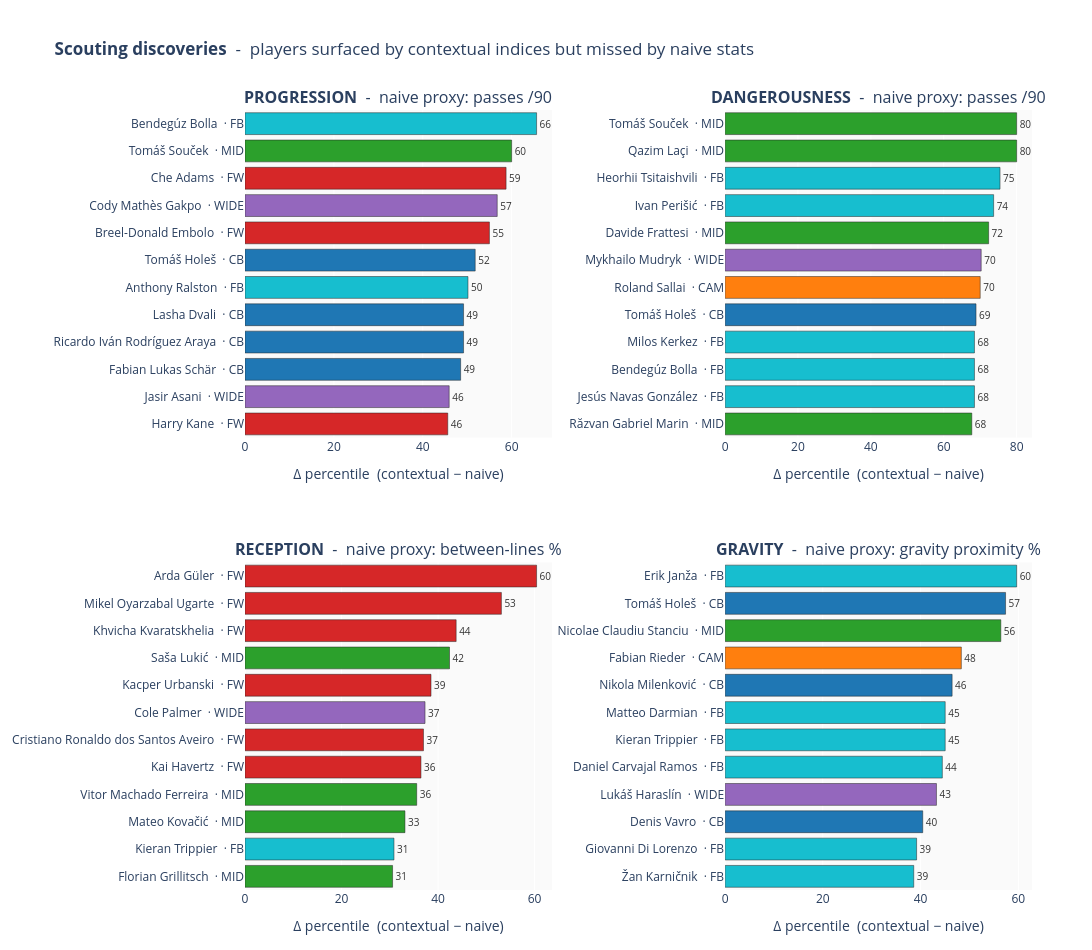
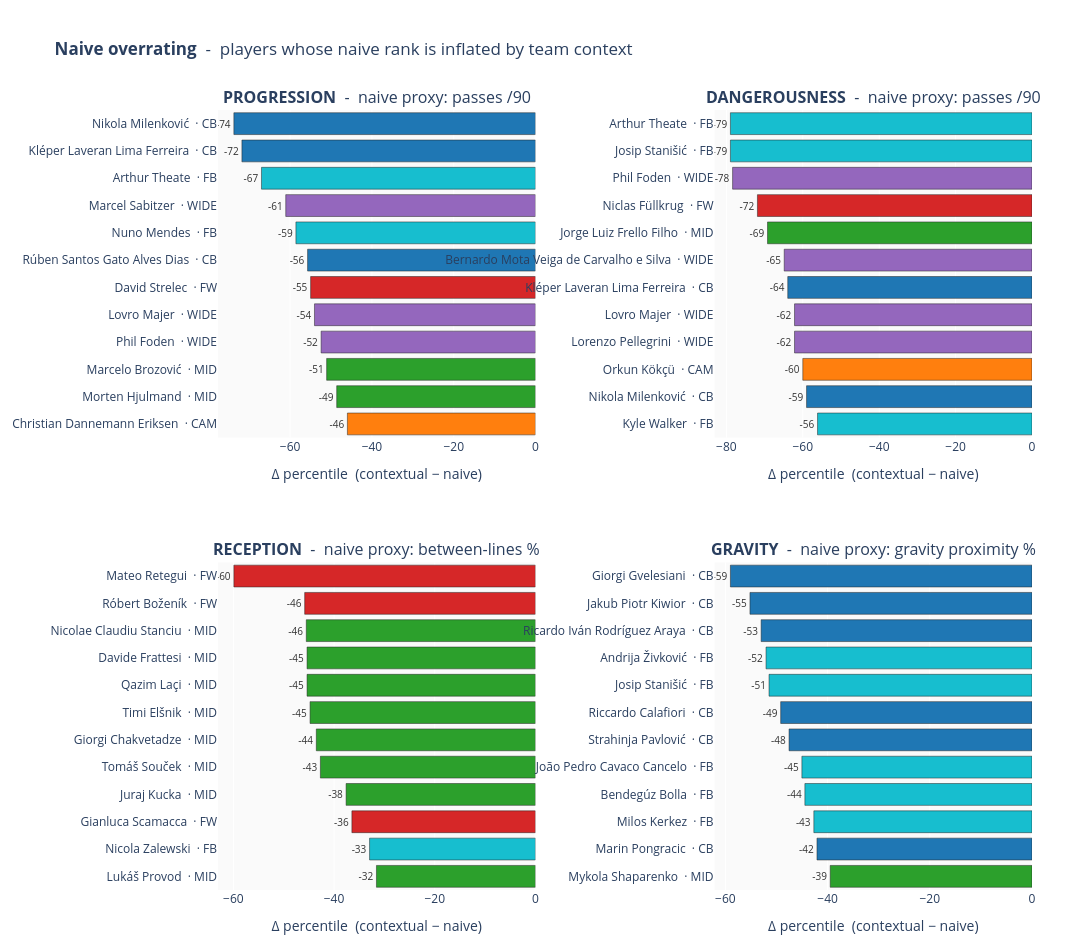

Notebook cell for these charts, in order:
### Code cell
from src.validation import scouting_discoveries
scouting_discoveries(df, pct)

### Figure 1 — Plotly figure (JSON) as saved in the notebook; plotly's stock layout.template omitted (floating-point values rounded to 4 significant figures)
{"data": [{"customdata": [["England", 70.6, 25], ["Albania", 48.6, 2.7], ["Switzerland", 86.2, 37.7], ["Switzerland", 83.6, 34.4], ["Georgia", 65.6, 16.4], ["Scotland", 64.2, 14], ["Czech Republic", 73.1, 21.3], ["Switzerland", 73.8, 18.8], ["Netherlands", 67.6, 10.8], ["Scotland", 71.2, 12.5], ["Czech Republic", 63.1, 3.1], ["Hungary", 72.6, 7]], "hovertemplate": "<b>%{y}</b><br>Team: %{customdata[0]}<br>Contextual idx: %{customdata[1]}<br>Naive pct: %{customdata[2]}<br>Δ: %{x:.1f}<extra></extra>", "marker": {"color": ["#d62728", "#9467bd", "#1f77b4", "#1f77b4", "#1f77b4", "#17becf", "#1f77b4", "#d62728", "#9467bd", "#d62728", "#2ca02c", "#17becf"], "line": {"color": "#222", "width": 0.5}}, "orientation": "h", "showlegend": false, "text": [46.0, 46.0, 49.0, 49.0, 49.0, 50.0, 52.0, 55.0, 57.0, 59.0, 60.0, 66.0], "textfont": {"color": "#333", "size": 10}, "textposition": "outside", "type": "bar", "x": [45.62, 45.95, 48.52, 49.18, 49.18, 50.18, 51.8, 55.0, 56.76, 58.75, 60.0, 65.61], "xaxis": "x", "y": ["Harry Kane  · FW", "Jasir Asani  · WIDE", "Fabian Lukas Schär  · CB", "Ricardo Iván Rodríguez Araya  · CB", "Lasha Dvali  · CB", "Anthony Ralston  · FB", "Tomáš Holeš  · CB", "Breel-Donald Embolo  · FW", "Cody Mathès Gakpo  · WIDE", "Che Adams  · FW", "Tomáš Souček  · MID", "Bendegúz Bolla  · FB"], "yaxis": "y"}, {"customdata": [["Romania", 69.2, 1.5], ["Spain", 98.2, 29.8], ["Hungary", 75.4, 7], ["Hungary", 78.9, 10.5], ["Czech Republic", 90.2, 21.3], ["Hungary", 90, 20], ["Ukraine", 94.6, 24.3], ["Italy", 80, 7.7], ["Croatia", 100, 26.3], ["Georgia", 91.2, 15.8], ["Albania", 84.6, 4.6], ["Czech Republic", 83.1, 3.1]], "hovertemplate": "<b>%{y}</b><br>Team: %{customdata[0]}<br>Contextual idx: %{customdata[1]}<br>Naive pct: %{customdata[2]}<br>Δ: %{x:.1f}<extra></extra>", "marker": {"color": ["#2ca02c", "#17becf", "#17becf", "#17becf", "#1f77b4", "#ff7f0e", "#9467bd", "#2ca02c", "#17becf", "#17becf", "#2ca02c", "#2ca02c"], "line": {"color": "#222", "width": 0.5}}, "orientation": "h", "showlegend": false, "text": [68.0, 68.0, 68.0, 68.0, 69.0, 70.0, 70.0, 72.0, 74.0, 75.0, 80.0, 80.0], "textfont": {"color": "#333", "size": 10}, "textposition": "outside", "type": "bar", "x": [67.69, 68.42, 68.42, 68.42, 68.85, 70.0, 70.27, 72.31, 73.68, 75.44, 80.0, 80.0], "xaxis": "x2", "y": ["Răzvan Gabriel Marin  · MID", "Jesús Navas González  · FB", "Bendegúz Bolla  · FB", "Milos Kerkez  · FB", "Tomáš Holeš  · CB", "Roland Sallai  · CAM", "Mykhailo Mudryk  · WIDE", "Davide Frattesi  · MID", "Ivan Perišić  · FB", "Heorhii Tsitaishvili  · FB", "Qazim Laçi  · MID", "Tomáš Souček  · MID"], "yaxis": "y2"}, {"customdata": [["Austria", 62.9, 32.3], ["England", 44.9, 14], ["Croatia", 54.7, 21.5], ["Portugal", 49.4, 13.8], ["Germany", 49, 12.5], ["Portugal", 52.6, 15.6], ["England", 64.3, 27], ["Poland", 76, 37.5], ["Serbia", 60.8, 18.5], ["Georgia", 50, 6.2], ["Spain", 62.5, 9.4], ["Turkey", 63.5, 3.1]], "hovertemplate": "<b>%{y}</b><br>Team: %{customdata[0]}<br>Contextual idx: %{customdata[1]}<br>Naive pct: %{customdata[2]}<br>Δ: %{x:.1f}<extra></extra>", "marker": {"color": ["#2ca02c", "#17becf", "#2ca02c", "#2ca02c", "#d62728", "#d62728", "#9467bd", "#d62728", "#2ca02c", "#d62728", "#d62728", "#d62728"], "line": {"color": "#222", "width": 0.5}}, "orientation": "h", "showlegend": false, "text": [31.0, 31.0, 33.0, 36.0, 36.0, 37.0, 37.0, 39.0, 42.0, 44.0, 53.0, 60.0], "textfont": {"color": "#333", "size": 10}, "textposition": "outside", "type": "bar", "x": [30.58, 30.87, 33.14, 35.58, 36.46, 36.98, 37.3, 38.54, 42.37, 43.75, 53.12, 60.42], "xaxis": "x3", "y": ["Florian Grillitsch  · MID", "Kieran Trippier  · FB", "Mateo Kovačić  · MID", "Vitor Machado Ferreira  · MID", "Kai Havertz  · FW", "Cristiano Ronaldo dos Santos Aveiro  · FW", "Cole Palmer  · WIDE", "Kacper Urbanski  · FW", "Saša Lukić  · MID", "Khvicha Kvaratskhelia  · FW", "Mikel Oyarzabal Ugarte  · FW", "Arda Güler  · FW"], "yaxis": "y3"}, {"customdata": [["Slovenia", 47.4, 8.8], ["Italy", 46.2, 7], ["Slovakia", 58.5, 18], ["Slovakia", 51.4, 8.1], ["Spain", 69, 24.6], ["England", 60.8, 15.8], ["Italy", 64.3, 19.3], ["Serbia", 67.8, 21.3], ["Switzerland", 68.3, 20], ["Romania", 62.6, 6.2], ["Czech Republic", 62.3, 4.9], ["Slovenia", 61.4, 1.8]], "hovertemplate": "<b>%{y}</b><br>Team: %{customdata[0]}<br>Contextual idx: %{customdata[1]}<br>Naive pct: %{customdata[2]}<br>Δ: %{x:.1f}<extra></extra>", "marker": {"color": ["#17becf", "#17becf", "#1f77b4", "#9467bd", "#17becf", "#17becf", "#17becf", "#1f77b4", "#ff7f0e", "#2ca02c", "#1f77b4", "#17becf"], "line": {"color": "#222", "width": 0.5}}, "orientation": "h", "showlegend": false, "text": [39.0, 39.0, 40.0, 43.0, 44.0, 45.0, 45.0, 46.0, 48.0, 56.0, 57.0, 60.0], "textfont": {"color": "#333", "size": 10}, "textposition": "outside", "type": "bar", "x": [38.6, 39.18, 40.44, 43.24, 44.44, 45.03, 45.03, 46.45, 48.33, 56.41, 57.38, 59.65], "xaxis": "x4", "y": ["Žan Karničnik  · FB", "Giovanni Di Lorenzo  · FB", "Denis Vavro  · CB", "Lukáš Haraslín  · WIDE", "Daniel Carvajal Ramos  · FB", "Kieran Trippier  · FB", "Matteo Darmian  · FB", "Nikola Milenković  · CB", "Fabian Rieder  · CAM", "Nicolae Claudiu Stanciu  · MID", "Tomáš Holeš  · CB", "Erik Janža  · FB"], "yaxis": "y4"}], "layout": {"annotations": [{"font": {"size": 16}, "showarrow": false, "text": "<b>PROGRESSION</b>  -  naive proxy: passes /90", "x": 0.195, "xanchor": "center", "xref": "paper", "y": 1, "yanchor": "bottom", "yref": "paper"}, {"font": {"size": 16}, "showarrow": false, "text": "<b>DANGEROUSNESS</b>  -  naive proxy: passes /90", "x": 0.805, "xanchor": "center", "xref": "paper", "y": 1, "yanchor": "bottom", "yref": "paper"}, {"font": {"size": 16}, "showarrow": false, "text": "<b>RECEPTION</b>  -  naive proxy: between-lines %", "x": 0.195, "xanchor": "center", "xref": "paper", "y": 0.42, "yanchor": "bottom", "yref": "paper"}, {"font": {"size": 16}, "showarrow": false, "text": "<b>GRAVITY</b>  -  naive proxy: gravity proximity %", "x": 0.805, "xanchor": "center", "xref": "paper", "y": 0.42, "yanchor": "bottom", "yref": "paper"}], "height": 950, "margin": {"b": 60, "l": 80, "r": 60, "t": 110}, "plot_bgcolor": "#fafafa", "title": {"text": "<b>Scouting discoveries</b>  -  players surfaced by contextual indices but missed by naive stats"}, "width": 1300, "xaxis": {"anchor": "y", "domain": [0, 0.39], "title": {"text": "Δ percentile  (contextual − naive)"}}, "xaxis2": {"anchor": "y2", "domain": [0.61, 1], "title": {"text": "Δ percentile  (contextual − naive)"}}, "xaxis3": {"anchor": "y3", "domain": [0, 0.39], "title": {"text": "Δ percentile  (contextual − naive)"}}, "xaxis4": {"anchor": "y4", "domain": [0.61, 1], "title": {"text": "Δ percentile  (contextual − naive)"}}, "yaxis": {"anchor": "x", "automargin": true, "domain": [0.58, 1]}, "yaxis2": {"anchor": "x2", "automargin": true, "domain": [0.58, 1]}, "yaxis3": {"anchor": "x3", "automargin": true, "domain": [0, 0.42]}, "yaxis4": {"anchor": "x4", "automargin": true, "domain": [0, 0.42]}}}

### Figure 2 — Plotly figure (JSON) as saved in the notebook; plotly's stock layout.template omitted (floating-point values rounded to 4 significant figures)
{"data": [{"customdata": [["Denmark", 54, 100], ["Denmark", 45.2, 93.8], ["Croatia", 30.5, 81.5], ["England", 36.8, 89.2], ["Croatia", 43.2, 97.3], ["Slovakia", 16.9, 71.9], ["Portugal", 42.6, 98.4], ["Portugal", 39.6, 98.2], ["Austria", 11.9, 73], ["Belgium", 26, 93], ["Portugal", 28.2, 100], ["Serbia", 13.1, 86.9]], "hovertemplate": "<b>%{y}</b><br>Team: %{customdata[0]}<br>Contextual idx: %{customdata[1]}<br>Naive pct: %{customdata[2]}<br>Δ: %{x:.1f}<extra></extra>", "marker": {"color": ["#ff7f0e", "#2ca02c", "#2ca02c", "#9467bd", "#9467bd", "#d62728", "#1f77b4", "#17becf", "#9467bd", "#17becf", "#1f77b4", "#1f77b4"], "line": {"color": "#222", "width": 0.5}}, "orientation": "h", "showlegend": false, "text": [-46.0, -49.0, -51.0, -52.0, -54.0, -55.0, -56.0, -59.0, -61.0, -67.0, -72.0, -74.0], "textfont": {"color": "#333", "size": 10}, "textposition": "outside", "type": "bar", "x": [-46.0, -48.62, -51.08, -52.43, -54.05, -55.0, -55.74, -58.6, -61.08, -67.02, -71.8, -73.77], "xaxis": "x", "y": ["Christian Dannemann Eriksen  · CAM", "Morten Hjulmand  · MID", "Marcelo Brozović  · MID", "Phil Foden  · WIDE", "Lovro Majer  · WIDE", "David Strelec  · FW", "Rúben Santos Gato Alves Dias  · CB", "Nuno Mendes  · FB", "Marcel Sabitzer  · WIDE", "Arthur Theate  · FB", "Kléper Laveran Lima Ferreira  · CB", "Nikola Milenković  · CB"], "yaxis": "y"}, {"customdata": [["England", 38.6, 94.7], ["Serbia", 27.9, 86.9], ["Turkey", 15, 75], ["Italy", 16.2, 78.4], ["Croatia", 35.1, 97.3], ["Portugal", 36.1, 100], ["Portugal", 27, 91.9], ["Italy", 29.2, 98.5], ["Germany", 6.2, 78.1], ["England", 10.8, 89.2], ["Croatia", 8.8, 87.7], ["Belgium", 14, 93]], "hovertemplate": "<b>%{y}</b><br>Team: %{customdata[0]}<br>Contextual idx: %{customdata[1]}<br>Naive pct: %{customdata[2]}<br>Δ: %{x:.1f}<extra></extra>", "marker": {"color": ["#17becf", "#1f77b4", "#ff7f0e", "#9467bd", "#9467bd", "#1f77b4", "#9467bd", "#2ca02c", "#d62728", "#9467bd", "#17becf", "#17becf"], "line": {"color": "#222", "width": 0.5}}, "orientation": "h", "showlegend": false, "text": [-56.0, -59.0, -60.0, -62.0, -62.0, -64.0, -65.0, -69.0, -72.0, -78.0, -79.0, -79.0], "textfont": {"color": "#333", "size": 10}, "textposition": "outside", "type": "bar", "x": [-56.14, -59.02, -60.0, -62.16, -62.16, -63.93, -64.86, -69.23, -71.88, -78.38, -78.95, -78.95], "xaxis": "x2", "y": ["Kyle Walker  · FB", "Nikola Milenković  · CB", "Orkun Kökçü  · CAM", "Lorenzo Pellegrini  · WIDE", "Lovro Majer  · WIDE", "Kléper Laveran Lima Ferreira  · CB", "Bernardo Mota Veiga de Carvalho e Silva  · WIDE", "Jorge Luiz Frello Filho  · MID", "Niclas Füllkrug  · FW", "Phil Foden  · WIDE", "Josip Stanišić  · FB", "Arthur Theate  · FB"], "yaxis": "y2"}, {"customdata": [["Czech Republic", 56.9, 88.5], ["Poland", 50.4, 83.3], ["Italy", 60.4, 96.9], ["Slovakia", 60.9, 98.5], ["Czech Republic", 48.1, 90.8], ["Georgia", 42.6, 86.2], ["Slovenia", 38.3, 83.1], ["Albania", 54.6, 100], ["Italy", 50, 95.4], ["Romania", 28.3, 73.8], ["Slovakia", 41.7, 87.5], ["Italy", 40.1, 100]], "hovertemplate": "<b>%{y}</b><br>Team: %{customdata[0]}<br>Contextual idx: %{customdata[1]}<br>Naive pct: %{customdata[2]}<br>Δ: %{x:.1f}<extra></extra>", "marker": {"color": ["#2ca02c", "#17becf", "#d62728", "#2ca02c", "#2ca02c", "#2ca02c", "#2ca02c", "#2ca02c", "#2ca02c", "#2ca02c", "#d62728", "#d62728"], "line": {"color": "#222", "width": 0.5}}, "orientation": "h", "showlegend": false, "text": [-32.0, -33.0, -36.0, -38.0, -43.0, -44.0, -45.0, -45.0, -45.0, -46.0, -46.0, -60.0], "textfont": {"color": "#333", "size": 10}, "textposition": "outside", "type": "bar", "x": [-31.58, -32.95, -36.46, -37.61, -42.71, -43.53, -44.76, -45.36, -45.36, -45.51, -45.83, -59.9], "xaxis": "x3", "y": ["Lukáš Provod  · MID", "Nicola Zalewski  · FB", "Gianluca Scamacca  · FW", "Juraj Kucka  · MID", "Tomáš Souček  · MID", "Giorgi Chakvetadze  · MID", "Timi Elšnik  · MID", "Qazim Laçi  · MID", "Davide Frattesi  · MID", "Nicolae Claudiu Stanciu  · MID", "Róbert Boženík  · FW", "Mateo Retegui  · FW"], "yaxis": "y3"}, {"customdata": [["Ukraine", 43.6, 83.1], ["Croatia", 39.9, 82], ["Hungary", 45, 87.7], ["Hungary", 52, 96.5], ["Portugal", 48, 93], ["Serbia", 42.6, 90.2], ["Italy", 37.7, 86.9], ["Croatia", 32.7, 84.2], ["Serbia", 39.2, 91.2], ["Switzerland", 40.4, 93.4], ["Poland", 36.6, 91.8], ["Georgia", 39.3, 98.4]], "hovertemplate": "<b>%{y}</b><br>Team: %{customdata[0]}<br>Contextual idx: %{customdata[1]}<br>Naive pct: %{customdata[2]}<br>Δ: %{x:.1f}<extra></extra>", "marker": {"color": ["#2ca02c", "#1f77b4", "#17becf", "#17becf", "#17becf", "#1f77b4", "#1f77b4", "#17becf", "#17becf", "#1f77b4", "#1f77b4", "#1f77b4"], "line": {"color": "#222", "width": 0.5}}, "orientation": "h", "showlegend": false, "text": [-39.0, -42.0, -43.0, -44.0, -45.0, -48.0, -49.0, -51.0, -52.0, -53.0, -55.0, -59.0], "textfont": {"color": "#333", "size": 10}, "textposition": "outside", "type": "bar", "x": [-39.49, -42.08, -42.69, -44.44, -45.03, -47.54, -49.18, -51.46, -52.05, -53.01, -55.19, -59.02], "xaxis": "x4", "y": ["Mykola Shaparenko  · MID", "Marin Pongracic  · CB", "Milos Kerkez  · FB", "Bendegúz Bolla  · FB", "João Pedro Cavaco Cancelo  · FB", "Strahinja Pavlović  · CB", "Riccardo Calafiori  · CB", "Josip Stanišić  · FB", "Andrija Živković  · FB", "Ricardo Iván Rodríguez Araya  · CB", "Jakub Piotr Kiwior  · CB", "Giorgi Gvelesiani  · CB"], "yaxis": "y4"}], "layout": {"annotations": [{"font": {"size": 16}, "showarrow": false, "text": "<b>PROGRESSION</b>  -  naive proxy: passes /90", "x": 0.195, "xanchor": "center", "xref": "paper", "y": 1, "yanchor": "bottom", "yref": "paper"}, {"font": {"size": 16}, "showarrow": false, "text": "<b>DANGEROUSNESS</b>  -  naive proxy: passes /90", "x": 0.805, "xanchor": "center", "xref": "paper", "y": 1, "yanchor": "bottom", "yref": "paper"}, {"font": {"size": 16}, "showarrow": false, "text": "<b>RECEPTION</b>  -  naive proxy: between-lines %", "x": 0.195, "xanchor": "center", "xref": "paper", "y": 0.42, "yanchor": "bottom", "yref": "paper"}, {"font": {"size": 16}, "showarrow": false, "text": "<b>GRAVITY</b>  -  naive proxy: gravity proximity %", "x": 0.805, "xanchor": "center", "xref": "paper", "y": 0.42, "yanchor": "bottom", "yref": "paper"}], "height": 950, "margin": {"b": 60, "l": 80, "r": 60, "t": 110}, "plot_bgcolor": "#fafafa", "title": {"text": "<b>Naive overrating</b>  -  players whose naive rank is inflated by team context"}, "width": 1300, "xaxis": {"anchor": "y", "domain": [0, 0.39], "title": {"text": "Δ percentile  (contextual − naive)"}}, "xaxis2": {"anchor": "y2", "domain": [0.61, 1], "title": {"text": "Δ percentile  (contextual − naive)"}}, "xaxis3": {"anchor": "y3", "domain": [0, 0.39], "title": {"text": "Δ percentile  (contextual − naive)"}}, "xaxis4": {"anchor": "y4", "domain": [0.61, 1], "title": {"text": "Δ percentile  (contextual − naive)"}}, "yaxis": {"anchor": "x", "automargin": true, "domain": [0.58, 1]}, "yaxis2": {"anchor": "x2", "automargin": true, "domain": [0.58, 1]}, "yaxis3": {"anchor": "x3", "automargin": true, "domain": [0, 0.42]}, "yaxis4": {"anchor": "x4", "automargin": true, "domain": [0, 0.42]}}}
